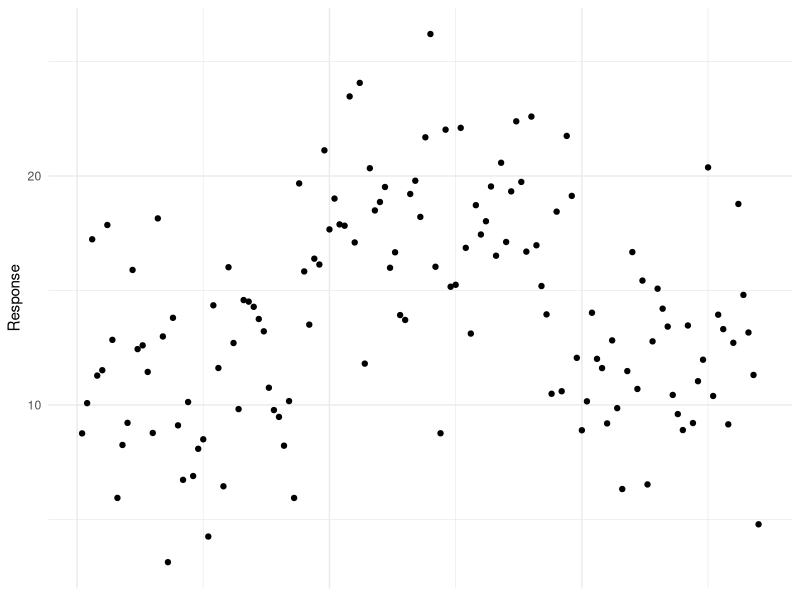
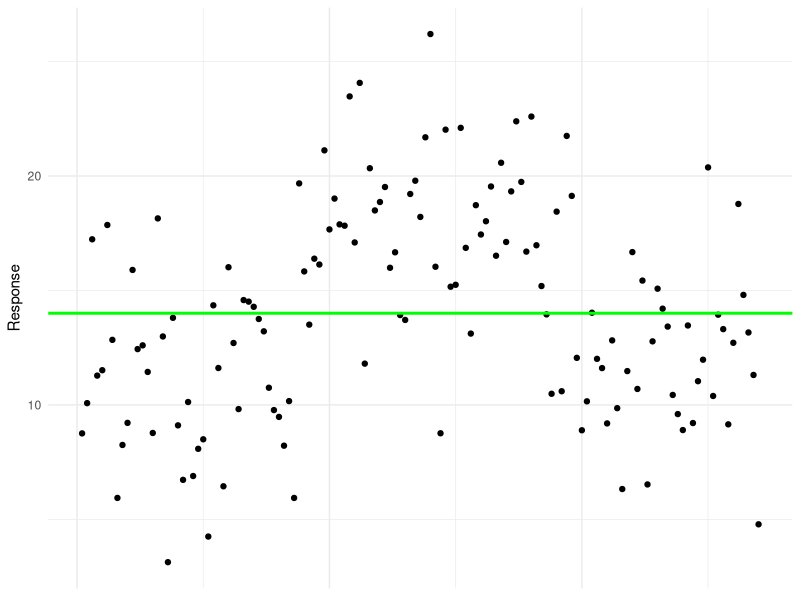
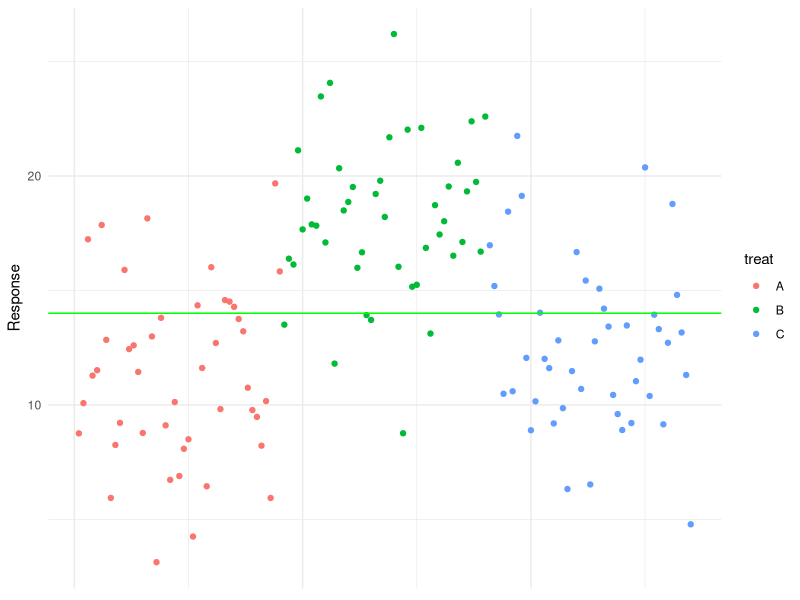
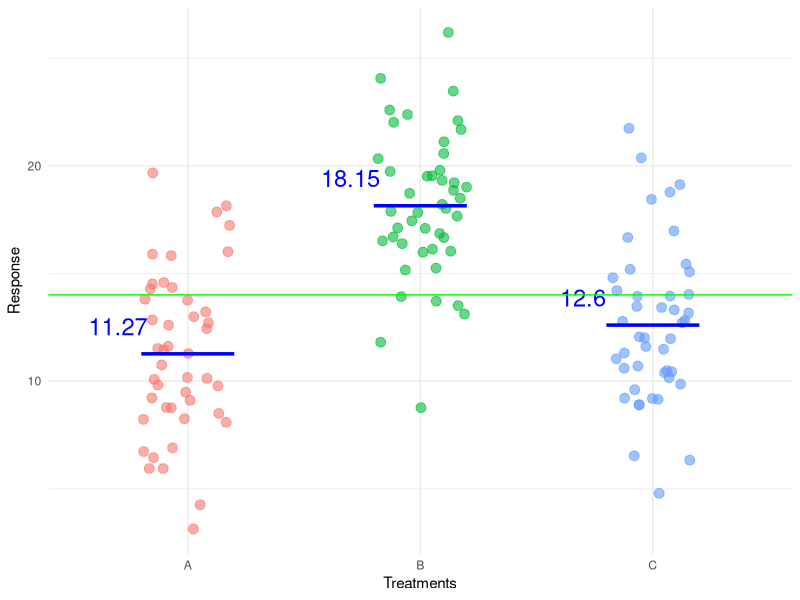
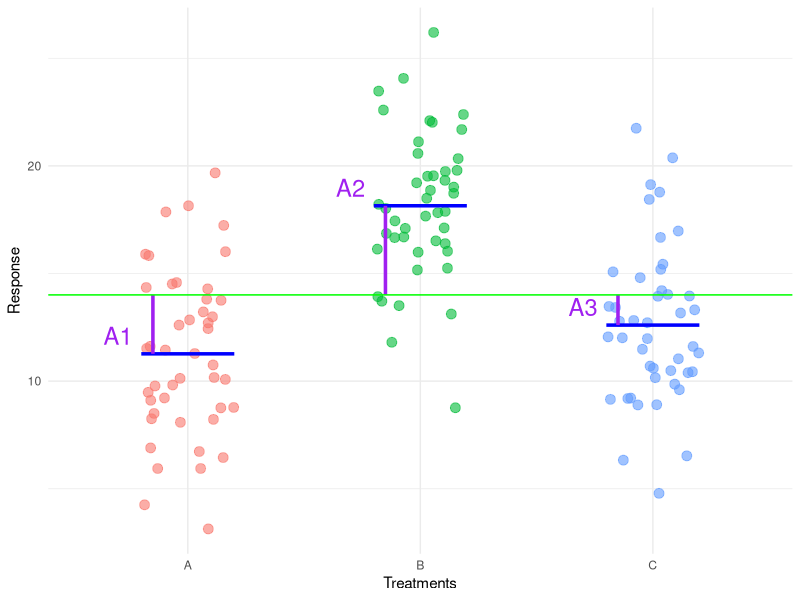
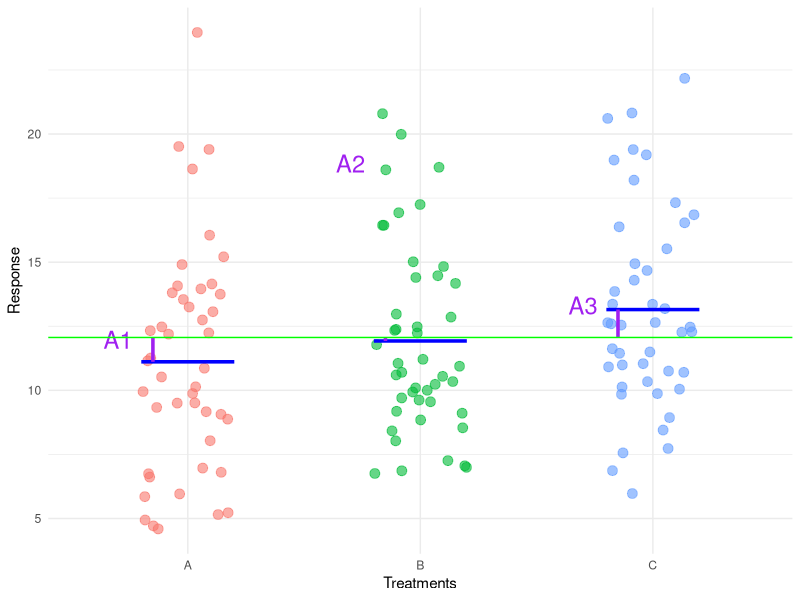
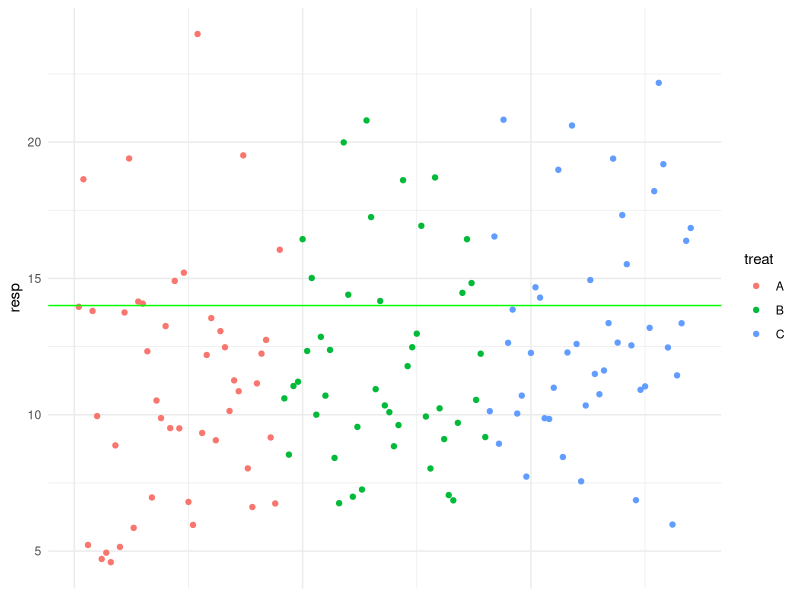

These figures' R source, in order:
## ---- chunk 1

library(tidyverse)

set.seed(123)
samples <- 45  # number of replicates per treatment
treat <- rep(c("A","B","C"), each=samples)  # vector with treatment labels
population.means <- c(11,18,13)  # population means
population.sds <-c(4,4,4)  # population standard deviations
resp <- rnorm(samples*3, rep(population.means, each=samples), rep(population.sds, each=samples)) # simulate response

data <- data.frame(treat, resp) # put treatment labels and simulated response into a data frame

data <- arrange(data, treat)
data$treat <- as.factor(data$treat)

# Calculate means
grand_mean <- mean(data$resp, na.rm = TRUE)

group_means <- data %>%
  group_by(treat) %>%
  summarise(group_mean = mean(resp, na.rm = TRUE), .groups = "drop")

# Merge group means back to the original data
data_join <- data %>%
  left_join(group_means, by = "treat")

## ---- chunk 2

ggplot(data, aes(x=1:nrow(data), y = resp)) + 
  geom_point() +
  theme_minimal() + 
  theme(axis.text.x = element_blank(),
        axis.ticks.x = element_blank(),
        axis.title.x = element_blank())+
  labs(x = "", y = "Response")
## ---- chunk 3

ggplot(data, aes(x=1:nrow(data), y = resp)) + 
  geom_point() +
  theme_minimal() + 
  geom_hline(yintercept = mean(data$resp), color = "green", size = 1) +
  theme(axis.text.x = element_blank(),
        axis.ticks.x = element_blank(),
        axis.title.x = element_blank()) +
  labs(x = "", y = "Response")
## ---- chunk 4

ggplot(data, aes(x=1:nrow(data), y = resp, colour = treat)) + 
  geom_point() +
  theme_minimal() + 
  geom_hline(yintercept = mean(data$resp), color = "green") +
  theme(axis.text.x = element_blank(),
        axis.ticks.x = element_blank(),
        axis.title.x = element_blank()) +
    labs(x = "", y = "Response")
## ---- chunk 5
ggplot(data, aes(x=treat, y = resp, colour = treat)) + 
  geom_jitter(width = 0.2, alpha = 0.6, size = 3) + 
  geom_segment(data = group_means,
               aes(x = as.numeric(treat) - 0.2, xend = as.numeric(treat) + 0.2,
                   y = group_mean, yend = group_mean),
               color = "blue", size = 1.2) +  # Group means as short horizontal lines
  geom_text(data = group_means, 
            aes(x = as.numeric(treat)-0.3, y = group_mean + 0.45, 
                label = round(group_mean, 2)), 
            color = "blue", size = 6, vjust = -0.5) +  # Annotations for treatment means
  theme_minimal() + 
  geom_hline(yintercept = mean(data$resp), color = "green") +
  theme(legend.position = "none") +
  labs(x = "Treatments", y = "Response")
## ---- chunk 6

treats <- unique(data$treat)
group_mean_values <- group_means$group_mean

ggplot(data, aes(x=treat, y = resp, colour = treat)) + 
  geom_jitter(width = 0.2, alpha = 0.6, size = 3) + 
  geom_segment(data = group_means,
               aes(x = as.numeric(treat) - 0.2, xend = as.numeric(treat) + 0.2,
                   y = group_mean, yend = group_mean),
               color = "blue", size = 1.2) +  # Group means as short horizontal lines
  geom_segment(data = group_means, aes(x = as.numeric(treat) - 0.15, xend = as.numeric(treat) - 0.15, 
                                       y = group_mean, yend = grand_mean), 
               color = "purple", size = 1.2) +  
  geom_text(data = group_means, aes(x = as.numeric(treat) - 0.3, y = group_mean, 
                                    label = paste0("A", 1:3)), 
            color = "purple", vjust = -0.5, size = 6) + 
  theme_minimal() + 
  geom_hline(yintercept = mean(data$resp), color = "green") +
  theme(legend.position = "none") +
  labs(x = "Treatments", y = "Response")

## ---- chunk 7

samples <- 45  # number of replicates per treatment
treat <- rep(c("A","B","C"), each=samples)  # vector with treatment labels
population.means <- c(11,12,13)  # population means
population.sds <-c(4,4,4)  # population standard deviations
resp <- rnorm(samples*3, rep(population.means, each=samples), rep(population.sds, each=samples)) # simulate response

data2 <- data.frame(treat, resp) # put treatment labels and simulated response into a data frame

data2 <- arrange(data2, treat)
data2$treat <- as.factor(data2$treat)

# Calculate means
grand_mean2 <- mean(data2$resp, na.rm = TRUE)

group_means2 <- data2 %>%
  group_by(treat) %>%
  summarise(group_mean = mean(resp, na.rm = TRUE), .groups = "drop")

# Merge group means back to the original data2
data2_join <- data2 %>%
  left_join(group_means2, by = "treat") 


treats <- unique(data2$treat)
group_mean_values <- group_means2$group_mean

ggplot(data2, aes(x=treat, y = resp, colour = treat)) + 
  geom_jitter(width = 0.2, alpha = 0.6, size = 3) + 
  geom_segment(data = group_means2,
               aes(x = as.numeric(treat) - 0.2, xend = as.numeric(treat) + 0.2,
                   y = group_mean, yend = group_mean),
               color = "blue", size = 1.2) +  # Group means as short horizontal lines
  geom_segment(data = group_means2, aes(x = as.numeric(treat) - 0.15, xend = as.numeric(treat) - 0.15, 
                                       y = group_mean, yend = grand_mean2), 
               color = "purple", size = 1.2) +  
  geom_text(data = group_means, aes(x = as.numeric(treat) - 0.3, y = group_mean, 
                                    label = paste0("A", 1:3)), 
            color = "purple", vjust = -0.5, size = 6) + 
  theme_minimal() + 
  geom_hline(yintercept = mean(data2$resp), color = "green") +
  theme(legend.position = "none") +
  labs(x = "Treatments", y = "Response")

## ---- chunk 8

ggplot(data2, aes(x=1:nrow(data2), y = resp, colour = treat)) + 
  geom_point() +
  theme_minimal() + 
  geom_hline(yintercept = mean(data$resp), color = "green") +
  theme(axis.text.x = element_blank(),
        axis.ticks.x = element_blank(),
        axis.title.x = element_blank())

